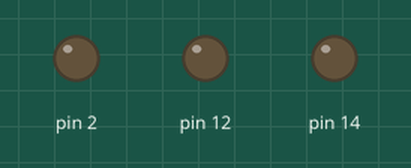
Recording of a sketch running on a simulated Arduino Uno, built with avr-gcc and run on an emulated ATmega328P. On the bench: output pins drawn as LEDs (lit = HIGH).

Above: at 0.1 s.
At 2.1 s:
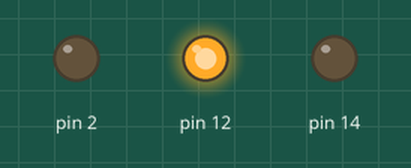
Timing chart, 0 to 3.6 s (numbered marks = the images above):
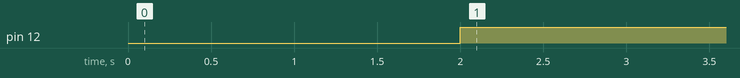

The sketch:

RGB-Config.ino
```cpp
void setup() {
  pinMode(2, OUTPUT);//r
  pinMode(14, OUTPUT);//b
  pinMode(12, OUTPUT);//g

}

void loop() {
  delay(2000);
  //amarillo
  analogWrite(2,0);
  analogWrite(14,10);
  analogWrite(12,255);
}
```

Measured:
- by itself, pin 12: LOW → HIGH at 2.0 s
